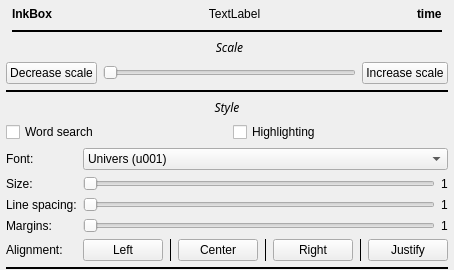
      <widget class="QStackedWidget" name="menuWidget">
       <widget class="QWidget" name="page_20">
        <layout class="QVBoxLayout" name="verticalLayout_8">
         <property name="leftMargin">
          <number>6</number>
         </property>
         <property name="topMargin">
          <number>0</number>
         </property>
         <property name="rightMargin">
          <number>6</number>
         </property>
         <property name="bottomMargin">
          <number>0</number>
         </property>
         <item>
          <widget class="QStackedWidget" name="statusBarWidget">
           <widget class="QWidget" name="page_3">
            <layout class="QVBoxLayout" name="verticalLayout_3">
             <property name="leftMargin">
              <number>0</number>
             </property>
             <property name="topMargin">
              <number>0</number>
             </property>
             <property name="rightMargin">
              <number>0</number>
             </property>
             <property name="bottomMargin">
              <number>0</number>
             </property>
             <item>
              <layout class="QGridLayout" name="gridLayout_17">
               <property name="leftMargin">
                <number>6</number>
               </property>
               <property name="topMargin">
                <number>4</number>
               </property>
               <property name="rightMargin">
                <number>6</number>
               </property>
               <property name="bottomMargin">
                <number>0</number>
               </property>
               <item row="0" column="0">
                <layout class="QGridLayout" name="gridLayout_3">
                 <property name="bottomMargin">
                  <number>0</number>
                 </property>
                 <item row="0" column="1">
                  <spacer name="horizontalSpacer">
                   <property name="orientation">
                    <enum>Qt::Horizontal</enum>
                   </property>
                   <property name="sizeHint" stdset="0">
                    <size>
                     <width>40</width>
                     <height>20</height>
                    </size>
                   </property>
                  </spacer>
                 </item>
                 <item row="0" column="4">
                  <widget class="QLabel" name="timeLabel">
                   <property name="font">
                    <font>
                     <bold>true</bold>
                    </font>
                   </property>
                   <property name="text">
                    <string>time</string>
                   </property>
                  </widget>
                 </item>
                 <item row="0" column="2">
                  <widget class="QStackedWidget" name="topbarStackedWidget">
                   <widget class="QWidget" name="page_7">
                    <layout class="QVBoxLayout" name="verticalLayout_7">
                     <property name="leftMargin">
                      <number>0</number>
                     </property>
                     <property name="topMargin">
                      <number>0</number>
                     </property>
                     <property name="rightMargin">
                      <number>0</number>
                     </property>
                     <property name="bottomMargin">
                      <number>0</number>
                     </property>
                     <item>
                      <layout class="QGridLayout" name="gridLayout_13">
                       <item row="0" column="0">
                        <widget class="QLabel" name="bookInfoLabel">
                         <property name="text">
                          <string>TextLabel</string>
                         </property>
                         <property name="alignment">
                          <set>Qt::AlignCenter</set>
                         </property>
                         <property name="wordWrap">
                          <bool>false</bool>
                         </property>
                        </widget>
                       </item>
                      </layout>
                     </item>
                    </layout>
                   </widget>
                   <widget class="QWidget" name="page_14"/>
                  </widget>
                 </item>
                 <item row="0" column="0">
                  <widget class="QLabel" name="inkboxLabel">
                   <property name="font">
                    <font>
                     <bold>true</bold>
                    </font>
                   </property>
                   <property name="text">
                    <string>InkBox</string>
                   </property>
                   <property name="alignment">
                    <set>Qt::AlignCenter</set>
                   </property>
                  </widget>
                 </item>
                 <item row="0" column="3">
                  <spacer name="horizontalSpacer_9">
                   <property name="orientation">
                    <enum>Qt::Horizontal</enum>
                   </property>
                   <property name="sizeHint" stdset="0">
                    <size>
                     <width>40</width>
                     <height>20</height>
                    </size>
                   </property>
                  </spacer>
                 </item>
                </layout>
               </item>
               <item row="1" column="0">
                <widget class="Line" name="line_5">
                 <property name="frameShadow">
                  <enum>QFrame::Plain</enum>
                 </property>
                 <property name="lineWidth">
                  <number>2</number>
                 </property>
                 <property name="orientation">
                  <enum>Qt::Horizontal</enum>
                 </property>
                </widget>
               </item>
              </layout>
             </item>
            </layout>
           </widget>
           <widget class="QWidget" name="page_5"/>
          </widget>
         </item>
         <item>
          <widget class="QStackedWidget" name="pdfScaleWidget">
           <widget class="QWidget" name="page_15">
            <layout class="QVBoxLayout" name="verticalLayout_10">
             <property name="leftMargin">
              <number>0</number>
             </property>
             <property name="topMargin">
              <number>0</number>
             </property>
             <property name="rightMargin">
              <number>0</number>
             </property>
             <property name="bottomMargin">
              <number>0</number>
             </property>
             <item>
              <layout class="QGridLayout" name="gridLayout_21"/>
             </item>
             <item>
              <layout class="QGridLayout" name="gridLayout_20">
               <property name="topMargin">
                <number>0</number>
               </property>
               <item row="2" column="2">
                <widget class="QPushButton" name="increaseScaleBtn">
                 <property name="text">
                  <string>Increase scale</string>
                 </property>
                </widget>
               </item>
               <item row="2" column="1">
                <widget class="QSlider" name="pdfScaleSlider">
                 <property name="minimum">
                  <number>1</number>
                 </property>
                 <property name="maximum">
                  <number>4</number>
                 </property>
                 <property name="pageStep">
                  <number>1</number>
                 </property>
                 <property name="orientation">
                  <enum>Qt::Horizontal</enum>
                 </property>
                </widget>
               </item>
               <item row="0" column="1">
                <widget class="QLabel" name="pdfScaleLabel">
                 <property name="font">
                  <font>
                   <family>Chivo</family>
                   <italic>true</italic>
                  </font>
                 </property>
                 <property name="text">
                  <string>Scale</string>
                 </property>
                 <property name="alignment">
                  <set>Qt::AlignCenter</set>
                 </property>
                </widget>
               </item>
               <item row="2" column="0">
                <widget class="QPushButton" name="decreaseScaleBtn">
                 <property name="text">
                  <string>Decrease scale</string>
                 </property>
                </widget>
               </item>
              </layout>
             </item>
             <item>
              <widget class="Line" name="line_18">
               <property name="frameShadow">
                <enum>QFrame::Plain</enum>
               </property>
               <property name="lineWidth">
                <number>2</number>
               </property>
               <property name="orientation">
                <enum>Qt::Horizontal</enum>
               </property>
              </widget>
             </item>
            </layout>
           </widget>
           <widget class="QWidget" name="page_16"/>
          </widget>
         </item>
         <item>
          <layout class="QGridLayout" name="gridLayout_19">
           <item row="0" column="0">
            <widget class="QStackedWidget" name="menuBarWidget">
             <property name="frameShadow">
              <enum>QFrame::Plain</enum>
             </property>
             <property name="lineWidth">
              <number>0</number>
             </property>
             <property name="currentIndex">
              <number>0</number>
             </property>
             <widget class="QWidget" name="page">
              <layout class="QVBoxLayout" name="verticalLayout_2">
               <property name="leftMargin">
                <number>0</number>
               </property>
               <property name="topMargin">
                <number>0</number>
               </property>
               <property name="rightMargin">
                <number>0</number>
               </property>
               <property name="bottomMargin">
                <number>0</number>
               </property>
               <item>
                <layout class="QGridLayout" name="gridLayout_16">
                 <property name="topMargin">
                  <number>0</number>
                 </property>
                 <property name="bottomMargin">
                  <number>0</number>
                 </property>
                 <item row="0" column="0">
                  <layout class="QGridLayout" name="gridLayout_8">
                   <property name="bottomMargin">
                    <number>0</number>
                   </property>
                   <item row="1" column="0">
                    <widget class="QLabel" name="styleLabel">
                     <property name="font">
                      <font>
                       <family>Chivo</family>
                       <italic>true</italic>
                      </font>
                     </property>
                     <property name="text">
                      <string>Style</string>
                     </property>
                     <property name="alignment">
                      <set>Qt::AlignCenter</set>
                     </property>
                    </widget>
                   </item>
                  </layout>
                 </item>
                 <item row="1" column="0">
                  <layout class="QGridLayout" name="gridLayout_10">
                   <property name="bottomMargin">
                    <number>0</number>
                   </property>
                   <item row="3" column="0">
                    <widget class="QLabel" name="lineSpacingLabel">
                     <property name="text">
                      <string>Line spacing:</string>
                     </property>
                    </widget>
                   </item>
                   <item row="4" column="1">
                    <layout class="QGridLayout" name="gridLayout_24">
                     <item row="0" column="0">
                      <widget class="QSlider" name="marginsSlider">
                       <property name="maximum">
                        <number>9</number>
                       </property>
                       <property name="pageStep">
                        <number>1</number>
                       </property>
                       <property name="orientation">
                        <enum>Qt::Horizontal</enum>
                       </property>
                      </widget>
                     </item>
                     <item row="0" column="1">
                      <widget class="QLabel" name="marginsValueLabel">
                       <property name="text">
                        <string>1</string>
                       </property>
                      </widget>
                     </item>
                    </layout>
                   </item>
                   <item row="5" column="1">
                    <layout class="QGridLayout" name="gridLayout_4">
                     <item row="0" column="4">
                      <widget class="QPushButton" name="alignRightBtn">
                       <property name="font">
                        <font>
                         <family>Ubuntu</family>
                         <italic>false</italic>
                        </font>
                       </property>
                       <property name="text">
                        <string>Right</string>
                       </property>
                      </widget>
                     </item>
                     <item row="0" column="0">
                      <widget class="QPushButton" name="alignLeftBtn">
                       <property name="font">
                        <font>
                         <family>Ubuntu</family>
                         <italic>false</italic>
                        </font>
                       </property>
                       <property name="text">
                        <string>Left</string>
                       </property>
                      </widget>
                     </item>
                     <item row="0" column="2">
                      <widget class="QPushButton" name="alignCenterBtn">
                       <property name="text">
                        <string>Center</string>
                       </property>
                      </widget>
                     </item>
                     <item row="0" column="6">
                      <widget class="QPushButton" name="alignJustifyBtn">
                       <property name="font">
                        <font>
                         <family>Ubuntu</family>
                         <italic>false</italic>
                        </font>
                       </property>
                       <property name="text">
                        <string>Justify</string>
                       </property>
                      </widget>
                     </item>
                     <item row="0" column="3">
                      <widget class="Line" name="line_10">
                       <property name="frameShadow">
                        <enum>QFrame::Plain</enum>
                       </property>
                       <property name="orientation">
                        <enum>Qt::Vertical</enum>
                       </property>
                      </widget>
                     </item>
                     <item row="0" column="1">
                      <widget class="Line" name="line_9">
                       <property name="frameShadow">
                        <enum>QFrame::Plain</enum>
                       </property>
                       <property name="orientation">
                        <enum>Qt::Vertical</enum>
                       </property>
                      </widget>
                     </item>
                     <item row="0" column="5">
                      <widget class="Line" name="line_11">
                       <property name="frameShadow">
                        <enum>QFrame::Plain</enum>
                       </property>
                       <property name="orientation">
                        <enum>Qt::Vertical</enum>
                       </property>
                      </widget>
                     </item>
                    </layout>
                   </item>
                   <item row="2" column="0">
                    <widget class="QLabel" name="sizeLabel">
                     <property name="text">
                      <string>Size:</string>
                     </property>
                    </widget>
                   </item>
                   <item row="5" column="0">
                    <widget class="QLabel" name="alignmentLabel">
                     <property name="text">
                      <string>Alignment:</string>
                     </property>
                    </widget>
                   </item>
                   <item row="1" column="1">
                    <widget class="QComboBox" name="fontChooser">
                     <item>
                      <property name="text">
                       <string>Univers (u001)</string>
                      </property>
                     </item>
                     <item>
                      <property name="text">
                       <string>Inter</string>
                      </property>
                     </item>
                     <item>
                      <property name="text">
                       <string>Source Serif Pro</string>
                      </property>
                     </item>
                     <item>
                      <property name="text">
                       <string>Bitter</string>
                      </property>
                     </item>
                     <item>
                      <property name="text">
                       <string>Crimson Pro</string>
                      </property>
                     </item>
                     <item>
                      <property name="text">
                       <string>Libre Baskerville</string>
                      </property>
                     </item>
                     <item>
                      <property name="text">
                       <string>Libertinus Serif</string>
                      </property>
                     </item>
                     <item>
                      <property name="text">
                       <string>Ibarra Real Nova</string>
                      </property>
                     </item>
                     <item>
                      <property name="text">
                       <string>Noto Mono</string>
                      </property>
                     </item>
                     <item>
                      <property name="text">
                       <string>Roboto Mono</string>
                      </property>
                     </item>
                     <item>
                      <property name="text">
                       <string>Roboto</string>
                      </property>
                     </item>
                    </widget>
                   </item>
                   <item row="1" column="0">
                    <widget class="QLabel" name="fontLabel">
                     <property name="text">
                      <string>Font:</string>
                     </property>
                    </widget>
                   </item>
                   <item row="3" column="1">
                    <layout class="QGridLayout" name="gridLayout_23">
                     <item row="0" column="0">
                      <widget class="QSlider" name="lineSpacingSlider">
                       <property name="minimum">
                        <number>0</number>
                       </property>
                       <property name="maximum">
                        <number>9</number>
                       </property>
                       <property name="singleStep">
                        <number>1</number>
                       </property>
                       <property name="pageStep">
                        <number>1</number>
                       </property>
                       <property name="value">
                        <number>0</number>
                       </property>
                       <property name="orientation">
                        <enum>Qt::Horizontal</enum>
                       </property>
                      </widget>
                     </item>
                     <item row="0" column="1">
                      <widget class="QLabel" name="lineSpacingValueLabel">
                       <property name="text">
                        <string>1</string>
                       </property>
                      </widget>
                     </item>
                    </layout>
                   </item>
                   <item row="2" column="1">
                    <layout class="QGridLayout" name="gridLayout_11">
                     <item row="0" column="1">
                      <widget class="QLabel" name="sizeValueLabel">
                       <property name="text">
                        <string>1</string>
                       </property>
                      </widget>
                     </item>
                     <item row="0" column="0">
                      <widget class="QSlider" name="sizeSlider">
                       <property name="maximum">
                        <number>15</number>
                       </property>
                       <property name="pageStep">
                        <number>1</number>
                       </property>
                       <property name="value">
                        <number>0</number>
                       </property>
                       <property name="tracking">
                        <bool>true</bool>
                       </property>
                       <property name="orientation">
                        <enum>Qt::Horizontal</enum>
                       </property>
                      </widget>
                     </item>
                    </layout>
                   </item>
                   <item row="4" column="0">
                    <widget class="QLabel" name="marginsLabel">
                     <property name="text">
                      <string>Margins:</string>
                     </property>
                    </widget>
                   </item>
                   <item row="0" column="0" colspan="2">
                    <layout class="QHBoxLayout" name="horizontalLayout_2">
                     <item>
                      <widget class="QCheckBox" name="wordSearchBox">
                       <property name="text">
                        <string>Word search</string>
                       </property>
                      </widget>
                     </item>
                     <item>
                      <spacer name="horizontalSpacer_12">
                       <property name="orientation">
                        <enum>Qt::Horizontal</enum>
                       </property>
                       <property name="sizeType">
                        <enum>QSizePolicy::MinimumExpanding</enum>
                       </property>
                       <property name="sizeHint" stdset="0">
                        <size>
                         <width>40</width>
                         <height>20</height>
                        </size>
                       </property>
                      </spacer>
                     </item>
                     <item>
                      <widget class="QCheckBox" name="highlightingBox">
                       <property name="text">
                        <string>Highlighting</string>
                       </property>
                      </widget>
                     </item>
                     <item>
                      <spacer name="horizontalSpacer_13">
                       <property name="orientation">
                        <enum>Qt::Horizontal</enum>
                       </property>
                       <property name="sizeHint" stdset="0">
                        <size>
                         <width>40</width>
                         <height>20</height>
                        </size>
                       </property>
                      </spacer>
                     </item>
                    </layout>
                   </item>
                  </layout>
                 </item>
                </layout>
               </item>
               <item>
                <widget class="Line" name="line_6">
                 <property name="frameShadow">
                  <enum>QFrame::Plain</enum>
                 </property>
                 <property name="lineWidth">
                  <number>2</number>
                 </property>
                 <property name="orientation">
                  <enum>Qt::Horizontal</enum>
                 </property>
                </widget>
               </item>
              </layout>
             </widget>
             <widget class="QWidget" name="page_4"/>
            </widget>
           </item>
          </layout>
         </item>
        </layout>
       </widget>
       <widget class="QWidget" name="page_21"/>
      </widget>
